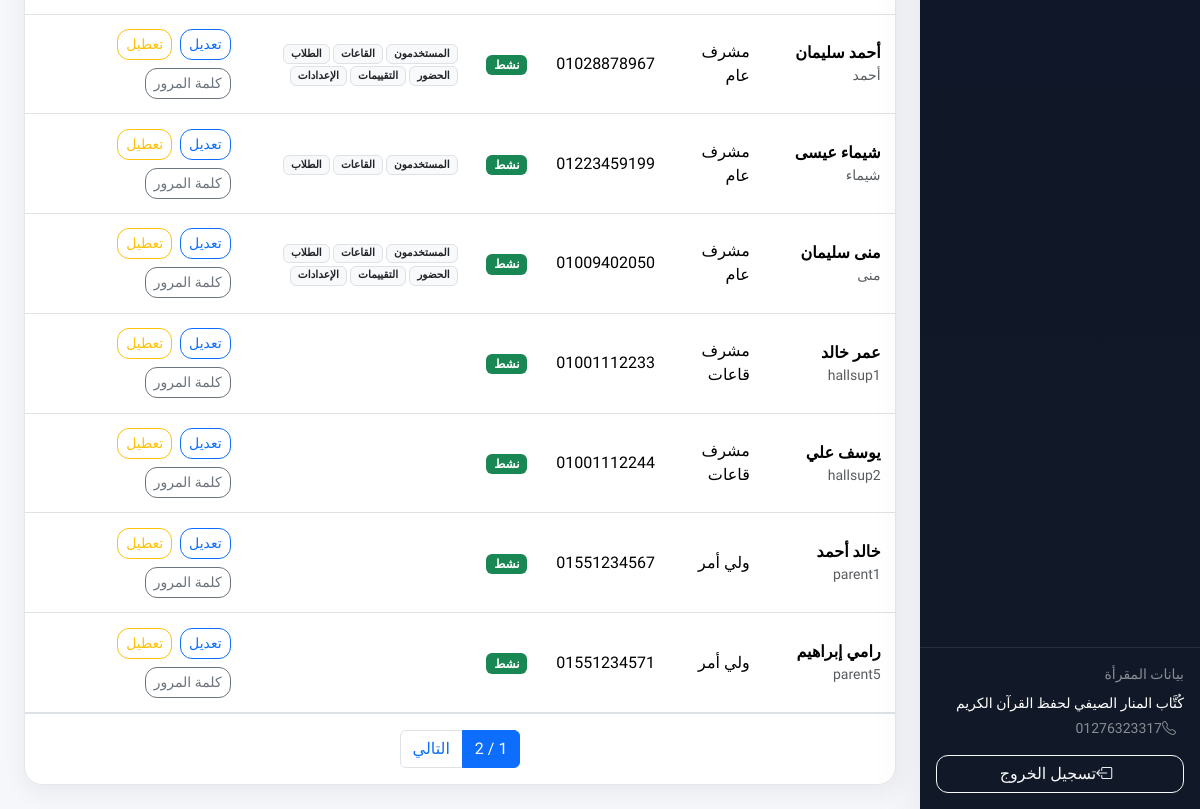
Page /accounts/settings/users/ (signed in, lower part) on the earlier database version.
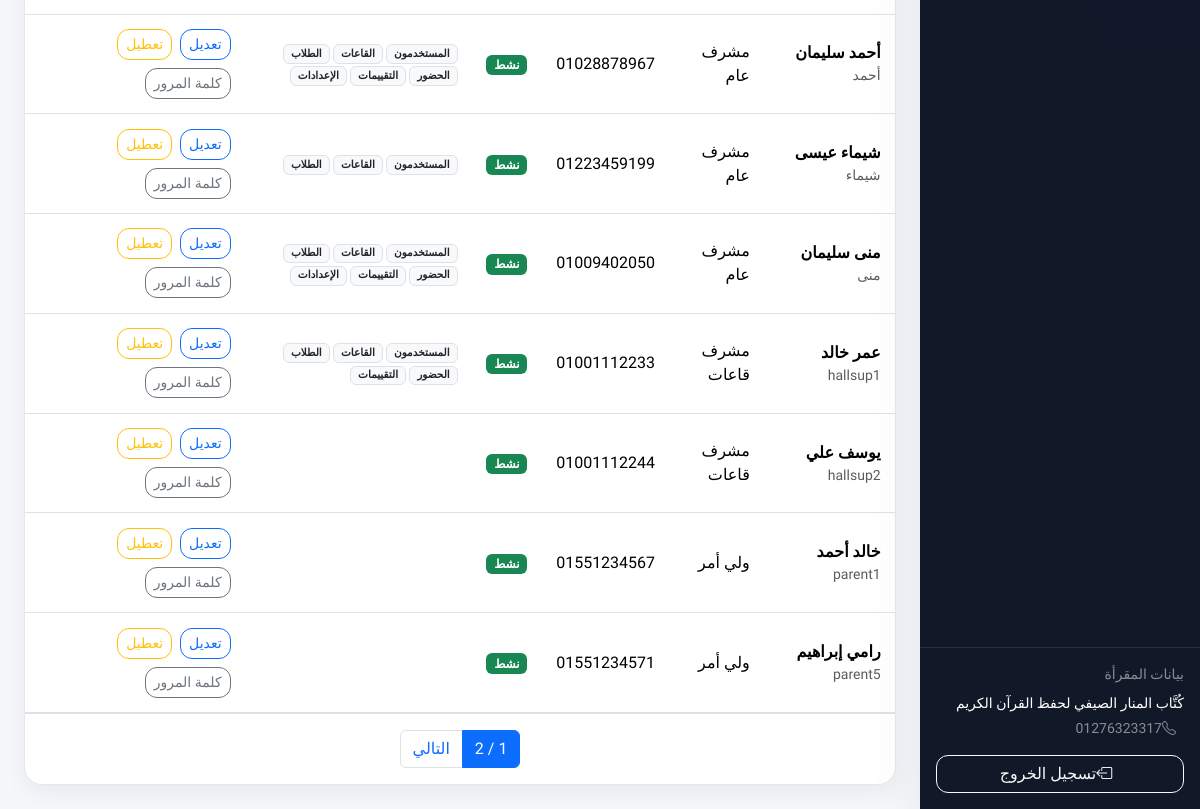
Same page on the later database version.
### accounts/models.py (models this page shows, shortened)
class User(AbstractUser):
    ROLE_GENERAL_MANAGER    = 'general_manager'
    ROLE_GENERAL_SUPERVISOR = 'general_supervisor'
    ROLE_HALL_SUPERVISOR    = 'hall_supervisor'
    ROLE_TEACHER            = 'teacher'
    ROLE_PARENT             = 'parent'
    ROLES = [
        (ROLE_GENERAL_MANAGER,    'مدير عام'),
        (ROLE_GENERAL_SUPERVISOR, 'مشرف عام'),
        (ROLE_HALL_SUPERVISOR,    'مشرف قاعات'),
        (ROLE_TEACHER,            'معلم'),
        (ROLE_PARENT,             'ولي أمر'),
    ]
    role = models.CharField(
        max_length=30,
        choices=ROLES,
        default=ROLE_PARENT,
        verbose_name='الدور الوظيفي'
    )
    phone = models.CharField(
        max_length=20,
        blank=True,
        null=True,
        unique=True,           # ← جديد: لا يُسمح بتكرار رقم الهاتف
        verbose_name='رقم الهاتف'
    )
    profile_picture = models.ImageField(
        upload_to='profiles/',
        blank=True,
        null=True,
        verbose_name='الصورة الشخصية'
    )
    can_manage_users       = models.BooleanField(default=False, verbose_name='إدارة المستخدمين')
    can_manage_halls       = models.BooleanField(default=False, verbose_name='إدارة القاعات')
    can_manage_students    = models.BooleanField(default=False, verbose_name='إدارة الطلاب')
    can_manage_attendance  = models.BooleanField(default=False, verbose_name='إدارة الحضور')
    can_manage_evaluations = models.BooleanField(default=False, verbose_name='إدارة التقييمات')
    can_manage_settings    = models.BooleanField(default=False, verbose_name='إدارة الإعدادات')
    @property
    def is_general_manager(self):
        return self.role == self.ROLE_GENERAL_MANAGER
    @property
    def is_general_supervisor(self):
        return self.role == self.ROLE_GENERAL_SUPERVISOR
    @property
    def is_hall_supervisor(self):
        return self.role == self.ROLE_HALL_SUPERVISOR
    @property
    def is_teacher(self):
        return self.role == self.ROLE_TEACHER
    @property
    def is_parent(self):
        return self.role == self.ROLE_PARENT
    class Meta:
        verbose_name        = 'مستخدم'
        verbose_name_plural = 'المستخدمون'

### accounts/views_settings.py (the view)
class UsersManageView(GeneralManagerRequiredMixin, View):
    def get(self, request):
        role = request.GET.get('role', '')
        search = request.GET.get('q', '')
        users = User.objects.all().order_by('role', 'first_name')
        if role:
            users = users.filter(role=role)
        if search:
            users = users.filter(
                Q(first_name__icontains=search) |
                Q(last_name__icontains=search) |
                Q(username__icontains=search)
            )
        paginator = Paginator(users, 10)
        page = request.GET.get('page', 1)
        users = paginator.get_page(page)
        context = {
            'users': users,
            'total': paginator.count,
            'role_choices': User.ROLES,
            'roles_count': User.objects.values('role').annotate(count=Count('id')),
        }
        return render(request, 'settings/users/list.html', context)

### accounts/context_processors.py (called while the page is built)
def user_role_context(request):
    if not request.user.is_authenticated:
        return {}
    user = request.user
    return {
        'is_general_manager':    user.is_general_manager,
        'is_general_supervisor': user.is_general_supervisor,
        'is_hall_supervisor':    user.is_hall_supervisor,
        'is_teacher':            user.is_teacher,
        'is_parent':             user.is_parent,
        'user_role_display':     user.get_role_display(),
    }

def site_settings(request):
    settings = SiteSettings.get_settings()
    return {
        'SITE_NAME':        settings.name,
        'SITE_LOGO':        settings.logo,
        'SITE_PHONE':       settings.phone,
        'SITE_SETTINGS':    settings,
        'ALLOW_REGISTRATION': settings.allow_registration,
    }

### accounts/models.py (called while the page is built)
    @classmethod
    def get_settings(cls):
        obj, _ = cls.objects.get_or_create(pk=1)
        return obj

### accounts/permissions.py (called while the page is built)
    def test_func(self):
        return (
            self.request.user.is_authenticated and
            self.request.user.is_general_manager
        )

### templates/settings/users/list.html (shortened to what the changed rows need)
{% extends "base.html" %}
{% block content %}
<div class="page-card p-0 overflow-hidden">
    {% if users %}
        <div class="table-responsive">
            <table class="table table-modern align-middle">
                <tbody>
                    {% for item in users %}
                        <tr>
                            <td>
                                <div class="fw-bold">{{ item.get_full_name|default:"—" }}</div>
                                <div class="text-muted small">{{ item.username }}</div>
                            </td>
                            <td>{{ item.get_role_display }}</td>
                            <td>{{ item.phone|default:"—" }}</td>
                            <td>
                                {% if item.is_active %}
                                    <span class="badge text-bg-success">نشط</span>
                                {% else %}
                                    <span class="badge text-bg-danger">معطل</span>
                                {% endif %}
                            </td>
                            <td>
                                <div class="small text-muted">
                                    {% if item.can_manage_users %}<span class="badge bg-light text-dark border">المستخدمون</span>{% endif %}
                                    {% if item.can_manage_halls %}<span class="badge bg-light text-dark border">القاعات</span>{% endif %}
                                    {% if item.can_manage_students %}<span class="badge bg-light text-dark border">الطلاب</span>{% endif %}
                                    {% if item.can_manage_attendance %}<span class="badge bg-light text-dark border">الحضور</span>{% endif %}
                                    {% if item.can_manage_evaluations %}<span class="badge bg-light text-dark border">التقييمات</span>{% endif %}
                                </div>
                            </td>
                            <td>
                                <div class="d-flex flex-wrap gap-2">
                                    <a href="{% url 'settings:user_update' item.pk %}" class="btn btn-sm btn-outline-primary">
                                        تعديل
                                    </a>
                                    <form method="post" action="{% url 'settings:user_toggle' item.pk %}">
                                        <button type="submit" class="btn btn-sm btn-outline-warning">
                                            {% if item.is_active %}تعطيل{% else %}تفعيل{% endif %}
                                        </button>
                                    </form>
                                    <button class="btn btn-sm btn-outline-secondary"
                                            type="button"
                                            data-bs-toggle="collapse"
                                            data-bs-target="#resetPwd{{ item.pk }}">
                                        كلمة المرور
                                    </button>
                                </div>
                            </td>
                        </tr>
                    {% endfor %}
                </tbody>
            </table>
        </div>
    {% else %}
        <div class="empty-state">لا يوجد مستخدمون مطابقون للبحث.</div>
    {% endif %}
</div>
{% endblock %}

Differences in the rows shown:
changed User "عمر خالد": now shows "المستخدمون"; now shows "القاعات"; now shows "الطلاب"; now shows "الحضور"; now shows "التقييمات"
